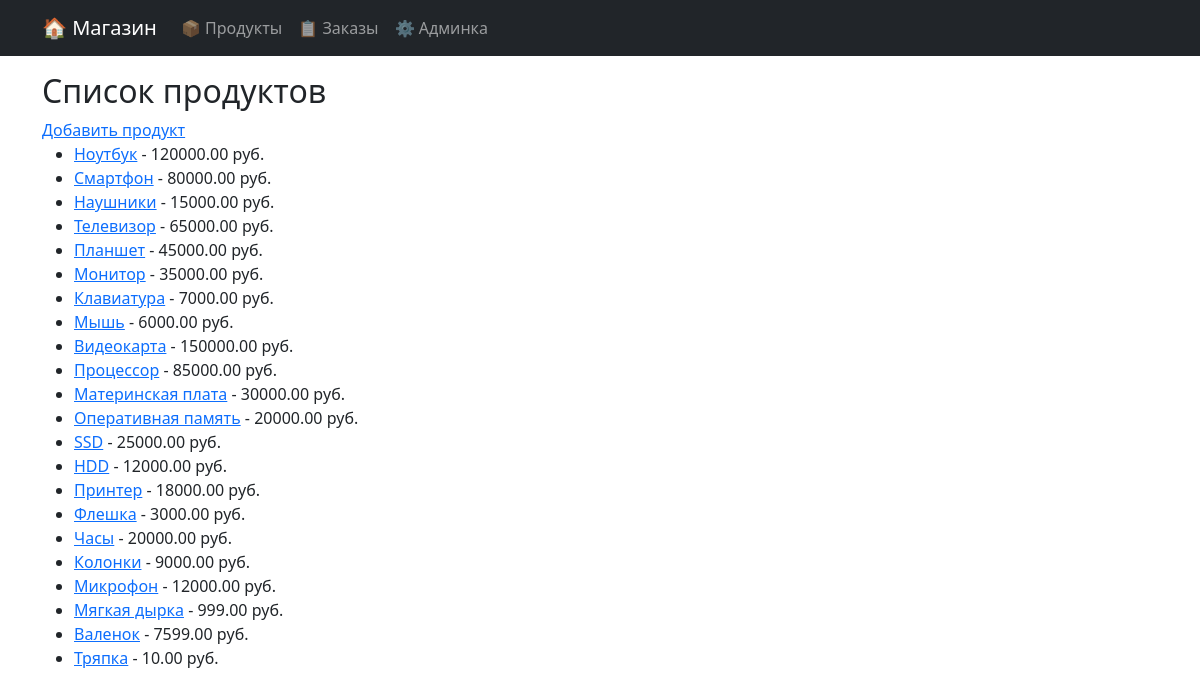
Before: /shop/products/ with the older database file.
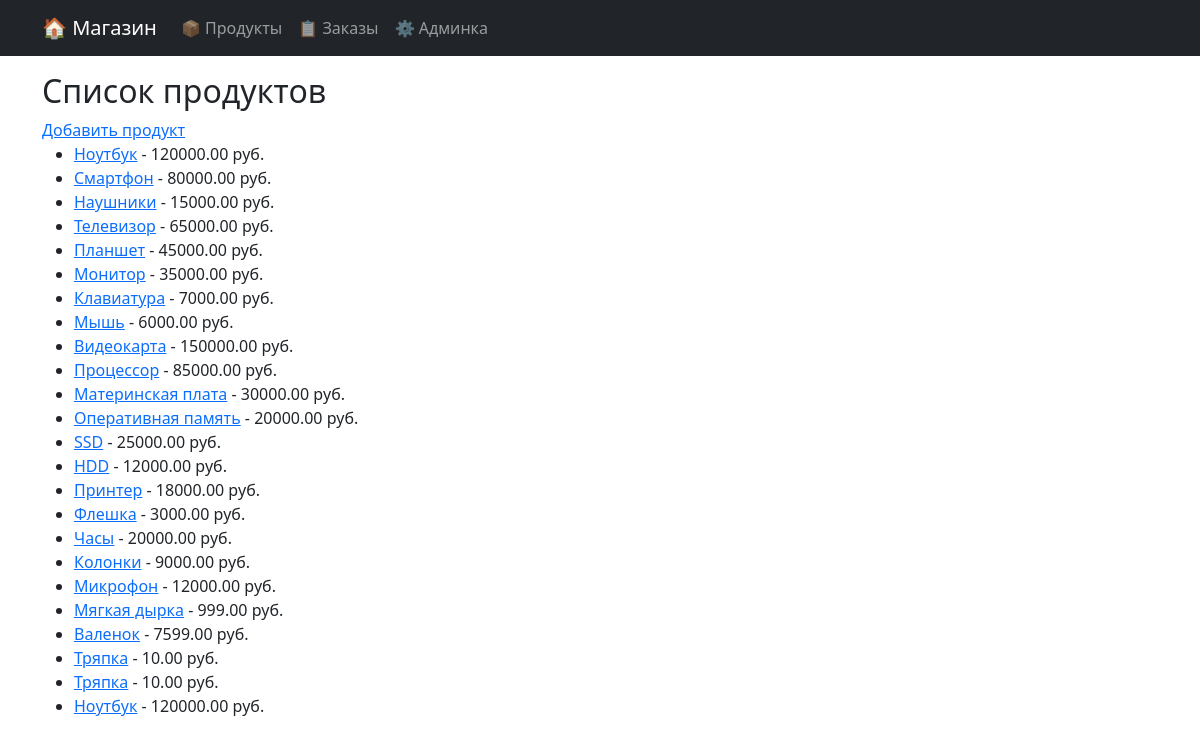
After: the same page with the newer database file.
### shopapp/models.py (models this page shows, shortened)
class Product(models.Model):
    name = models.CharField(max_length=100, db_index=True)
    description = models.TextField(blank=True, null=True, db_index=True)
    price = models.DecimalField(max_digits=10, decimal_places=2)
    quantity = models.PositiveIntegerField(default=0)
    created_at = models.DateTimeField(auto_now_add=True)
    is_available = models.BooleanField(default=True)
    created_by = models.ForeignKey(User, on_delete=models.CASCADE, verbose_name="Создатель")

### shopapp/views.py (the view)
# urls.py: path("products/", ProductListView.as_view(), name="product_list"),
class ProductListView(ListView):
    model = Product
    template_name = "shopapp/products_list.html"
    context_object_name = "products"
    log.debug('Product detail view %s', Product)
    log.info('INFO')
    def get_queryset(self):
        return Product.objects.filter(is_available=True)  # Фильтруем только доступные продукты

### templates/shopapp/products_list.html
{% extends "shopapp/base.html" %}
{% block content %}
    <h2>Список продуктов</h2>
    <a href="{% url 'shopapp:product_create' %}">Добавить продукт</a>
    <ul>
        {% for product in products %}
            <li>
                <a href="{% url 'shopapp:product_detail' product.pk %}">{{ product.name }}</a> - {{ product.price }} руб.
            </li>
        {% endfor %}
    </ul>
{% endblock %}

Changed rows visible on the page:
added Product: name "Тряпка", price "10.00"
added Product: name "Ноутбук", price "120000.00"
